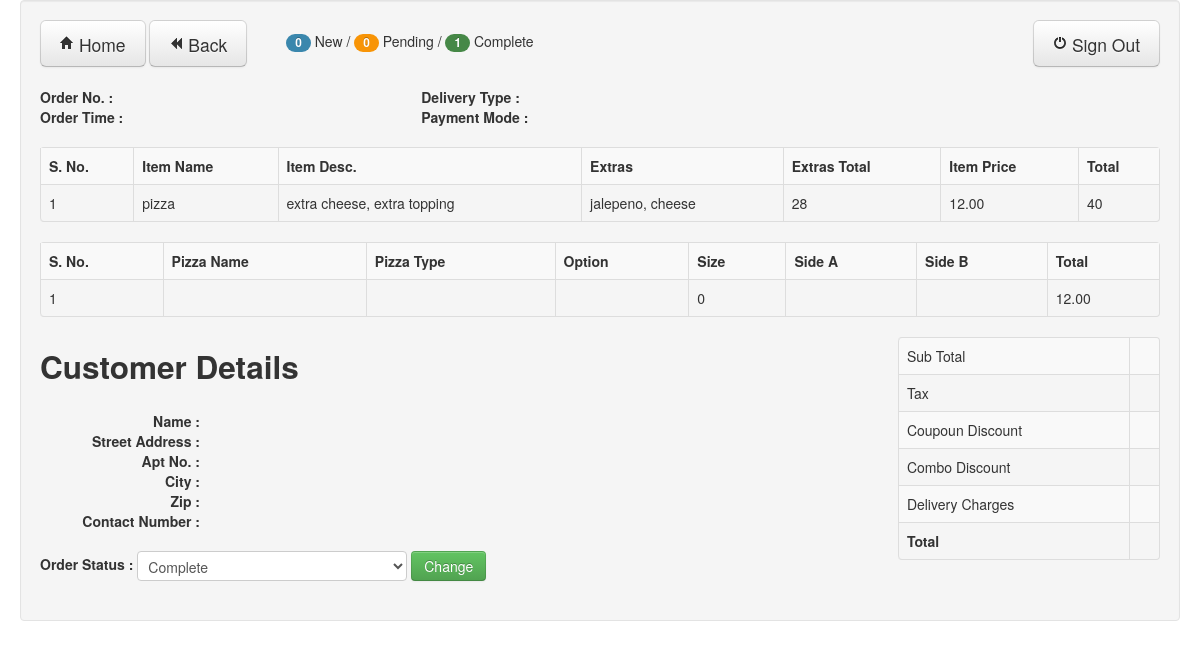
/orderDetails.php?url_mainorder_id=2748359&url_user_id=11&url_status_id=2 (signed in), run on the app's committed database.
### tables this page shows
CREATE TABLE IF NOT EXISTS `cart_order_items` (
  `temp_order_id` int(11) NOT NULL AUTO_INCREMENT,
  `order_id` int(11) NOT NULL,
  `session_id` varchar(255) NOT NULL,
  `item_id` int(11) NOT NULL,
  `selected_options` varchar(255) NOT NULL,
  `extra_items` varchar(255) NOT NULL,
  `extra_price` varchar(255) NOT NULL,
  `pizzaname` varchar(255) NOT NULL,
  `size` int(11) NOT NULL,
  `price` decimal(11,2) NOT NULL,
  `pizzatype` varchar(255) NOT NULL,
  `crusttype` varchar(255) NOT NULL,
  `option` varchar(255) NOT NULL,
  `toppingsideA` varchar(255) NOT NULL,
  `toppingsideB` varchar(255) NOT NULL,
  `userid` int(11) NOT NULL,
  `status` varchar(255) NOT NULL,
  `pizzaid` int(11) NOT NULL,
  `item_name` varchar(255) DEFAULT NULL,
  `selected_options_name` varchar(255) DEFAULT NULL,
  `extra_items_name` varchar(255) DEFAULT NULL,
  PRIMARY KEY (`temp_order_id`)
);

CREATE TABLE IF NOT EXISTS `order_updt_status` (
  `username` varchar(255) NOT NULL,
  `userid` int(11) NOT NULL,
  `status` varchar(255) NOT NULL,
  `update_status` varchar(20) NOT NULL DEFAULT 'New',
  `mainorder_id` int(11) DEFAULT NULL, 
  UNIQUE KEY (`userid`, `status`, `mainorder_id`)
);

### orderDetails.php (the view, shortened to what this page needs)
<?php require_once('Connections/online_order.php'); ?>
<?php
$logoutAction = $_SERVER['PHP_SELF']."?doLogout=true";
if ((isset($_SERVER['QUERY_STRING'])) && ($_SERVER['QUERY_STRING'] != "")){
  $logoutAction .="&". htmlentities($_SERVER['QUERY_STRING']);
}
?>
<?php
if (!function_exists("GetSQLValueString")) {
function GetSQLValueString($theValue, $theType, $theDefinedValue = "", $theNotDefinedValue = "")
{
  $theValue = function_exists("mysql_real_escape_string") ? mysql_real_escape_string($theValue) : mysql_escape_string($theValue);
  switch ($theType) {
    case "long":
    case "int":
      $theValue = ($theValue != "") ? intval($theValue) : "NULL";
      break;
  }
  return $theValue;
}
}
$colname_rsUserInfo = "-1";
if (isset($_GET['url_user_id'])) {
  $colname_rsUserInfo = $_GET['url_user_id'];
}
$colname_rsOrderDetails = "-1";
if (isset($_GET['url_mainorder_id'])) {
  $colname_rsOrderDetails = $_GET['url_mainorder_id'];
}
$colname_Status = "-1";
if (isset($_GET['url_status_id'])) {
  $colname_Status = $_GET['url_status_id'];
}
$query_rsUserInfo = sprintf("SELECT * FROM orders WHERE userid = %s AND status ='%s' AND mainorder_id = %s" , GetSQLValueString($colname_rsUserInfo, "int"),$colname_Status,GetSQLValueString($colname_rsOrderDetails, "int"));
$rsUserInfo = mysql_query($query_rsUserInfo, $online_order) or die(mysql_error());
$row_rsUserInfo = mysql_fetch_assoc($rsUserInfo);
$query_rsOrderDetails = sprintf("SELECT * FROM cart_order_items WHERE order_id = %s", GetSQLValueString($colname_rsOrderDetails, "int"));
$rsOrderDetails = mysql_query($query_rsOrderDetails, $online_order) or die(mysql_error());
$row_rsOrderDetails = mysql_fetch_assoc($rsOrderDetails);
$query_rsOrderStatus = sprintf("SELECT * FROM order_updt_status WHERE status = '%s' AND userid=%s AND mainorder_id = %s",$colname_Status,GetSQLValueString($colname_rsUserInfo, "int"),GetSQLValueString($colname_rsOrderDetails, "int"));
$rsOrderStatus = mysql_query($query_rsOrderStatus, $online_order) or die(mysql_error());
$row_orderStatus = mysql_fetch_assoc($rsOrderStatus);
$update_status = $row_orderStatus['update_status'];
$query_newOrder = sprintf("SELECT * FROM order_updt_status WHERE update_status = 'New' AND status='$colname_Status' AND userid = %s",GetSQLValueString($colname_rsUserInfo, "int") );
$query_pendingOrder = sprintf("SELECT * FROM order_updt_status WHERE update_status = 'Pending' AND status='$colname_Status' AND userid = %s",GetSQLValueString($colname_rsUserInfo, "int") );
$query_completeOrder = sprintf("SELECT * FROM order_updt_status WHERE update_status = 'Complete' AND status='$colname_Status' AND userid = %s",GetSQLValueString($colname_rsUserInfo, "int") );
$count_newOrder = mysql_query($query_newOrder, $online_order) or die(mysql_error());
$count_pendingOrder = mysql_query($query_pendingOrder, $online_order) or die(mysql_error());
$count_completeOrder = mysql_query($query_completeOrder, $online_order) or die(mysql_error());
$totalRows_newOrder = mysql_num_rows($count_newOrder);
$totalRows_pendingOrder = mysql_num_rows($count_pendingOrder);
$totalRows_completeOrder = mysql_num_rows($count_completeOrder);
$query_rsPizzaDetails = sprintf("SELECT * FROM cart_order_items WHERE order_id = %s AND item_name='pizza'", $colname_rsOrderDetails);
$rsPizzaDetails = mysql_query($query_rsPizzaDetails, $online_order) or die(mysql_error());
$row_rsPizzaDetails = mysql_fetch_assoc($rsPizzaDetails);
?>
<!DOCTYPE html>
<html>
<head>
  <link href="css/bootstrap.min.css" rel="stylesheet" media="screen">
    </head>
    <body>
      <div class="container-fluid">
        <div class="row-fluid">
          <div class="well">
            <div class="row-fluid">
              <a href="viewOrder.php" class="btn btn-large" type="button"><i class="icon-home"> </i> Home</a>
       <a href="viewOrder.php" class="btn btn-large" type="button"><i class="icon-backward"> </i> Back</a>
         <span class="badge badge-info"><?php echo $totalRows_newOrder; ?></span> New /
         <span class="badge badge-warning"><?php echo $totalRows_pendingOrder; ?></span> Pending /
         <span class="badge badge-success"><?php echo $totalRows_completeOrder; ?></span> Complete
        <a href="<?php echo $logoutAction ?>">
               <button class="btn btn-large pull-right" type="button"><i class="icon-off"> </i> Sign Out</button>
              </a>
             </div>
          <br>
                    <div class="row-fluid">
            <div class="span4">
             <strong> Order No. : </strong>
              <br>
             <strong> Order Time :</strong>
            </div>
            <div class="span4">
             <strong> Delivery Type :</strong>
              <br>
             <strong> Payment Mode :</strong>
            </div>
          </div>
          <br>
          <table class="table table-striped table-bordered">
            <tr>
              <th>S. No.</th>
              <th>Item Name</th>
              <th>Item Desc.</th>
              <th>Extras</th>
              <th>Extras Total</th>
              <th>Item Price</th>
              <th>Total</th>
            </tr>
            <?php $i = 1; do { ?>
  <tr>
    <td><?php echo $i++; ?></td>
    <td>
<?php echo $row_rsOrderDetails['item_name']; ?>
    </td>
    <td><?php echo $row_rsOrderDetails['selected_options_name']; ?></td>
    <td><?php echo $row_rsOrderDetails['extra_items_name']; ?></td>
    <td><?php echo $row_rsOrderDetails['extra_price']; ?></td>
    <td><?php echo $row_rsOrderDetails['price']; ?></td>
    <td><?php echo $row_rsOrderDetails['price']+$row_rsOrderDetails['extra_price']; ?></td>
  </tr>
  <?php } while ($row_rsOrderDetails = mysql_fetch_assoc($rsOrderDetails)); ?>
          </table>
                      <table class="table table-striped table-bordered">
              <tr>
              <th>S. No.</th>
                <th>Pizza Name</th>
                <th>Pizza Type</th>
                <th>Option</th>
                <th>Size</th>
                <th>Side A</th>
                <th>Side B</th>
                <th>Total</th>
              </tr>
              <?php $i = 1; do { ?>
              <tr>
              <td><?php echo $i++; ?></td>
                <td><?php echo $row_rsPizzaDetails['pizzaname']; ?></td>
                <td><?php echo $row_rsPizzaDetails['pizzatype']; ?></td>
                <td><?php echo $row_rsPizzaDetails['option']; ?></td>
                <td><?php echo $row_rsPizzaDetails['size']; ?></td>
                <td><?php echo $row_rsPizzaDetails['toppingsideA']; ?></td>
                <td><?php echo $row_rsPizzaDetails['toppingsideB']; ?></td>
                <td><?php echo $row_rsPizzaDetails['price']; ?></td>
              </tr>
               <?php } while ($row_rsPizzaDetails = mysql_fetch_assoc($rsPizzaDetails)); ?>
            </table>
<div class="row-fluid">
<div class="span8"
          <br>
          <h2>Customer Details</h2>
          <div class="row-fluid">
            <div class="span6">
            <dl class="dl-horizontal">
              <dt>Name :</dt>
              <dt>Street Address :</dt>
              <dt>Apt No. :</dt>
              <dt>City :</dt>
              <dt>Zip :</dt>
              <dt>Contact Number :</dt>
            </dl>
            </div>
          </div>
<form class="form-inline" method="adminOrderDetails.php">
<fieldset>
  <label class="control-label"><strong>Order Status : </strong></label>
    <select id="orderStatus" name="orderStatus" class="input-xlarge">
      <option value="Complete" <?php if($update_status == 'Complete') echo "selected"; ?>>Complete</option>
    </select>
<input id="orderChange" name="orderChange" class="btn btn-success" type="submit" value="Change">
</fieldset>
</form>
</div>
<div class="span3 pull-right">
  <table class="table table-bordered table-striped table-hover">
  <tr>
    <td>Sub Total</td>
    <td><?php echo $row_rsUserInfo['subtotal']; ?></td>
  </tr>
  <tr>
    <td>Tax</td>
    <td><?php echo $row_rsUserInfo['tax']; ?></td>
  </tr>
  <tr>
    <td>Coupoun Discount</td>
    <td><?php echo $row_rsUserInfo['coupon_discount']; ?></td>
  </tr>
  <tr>
    <td>Combo Discount</td>
    <td><?php echo $row_rsUserInfo['combo_dis']; ?></td>
  </tr>
  <tr>
    <td>Delivery Charges</td>
    <td><?php echo $row_rsUserInfo['delivery_charge']; ?></td>
  </tr>
  <tr>
    <td><strong>Total</strong></td>
    <td><strong><?php echo $row_rsUserInfo['order_total']; ?></strong></td>
  </tr>
  </table>
</div>
</div>
        </div>
      </div>
    </div>
  </body>
  </html>

### data on the page
cart_order_items: item_name "pizza", selected_options_name "extra cheese, extra topping", extra_items_name "jalepeno, cheese", extra_price "28", price "12.00", $row_rsOrderDetails['price']+$row_rsOrderDetails['extra_price'] "40", size "0"
order_updt_status: orderStatus "Complete"

### other printed values
$totalRows_newOrder "0"
$totalRows_pendingOrder "0"
$totalRows_completeOrder "1"
